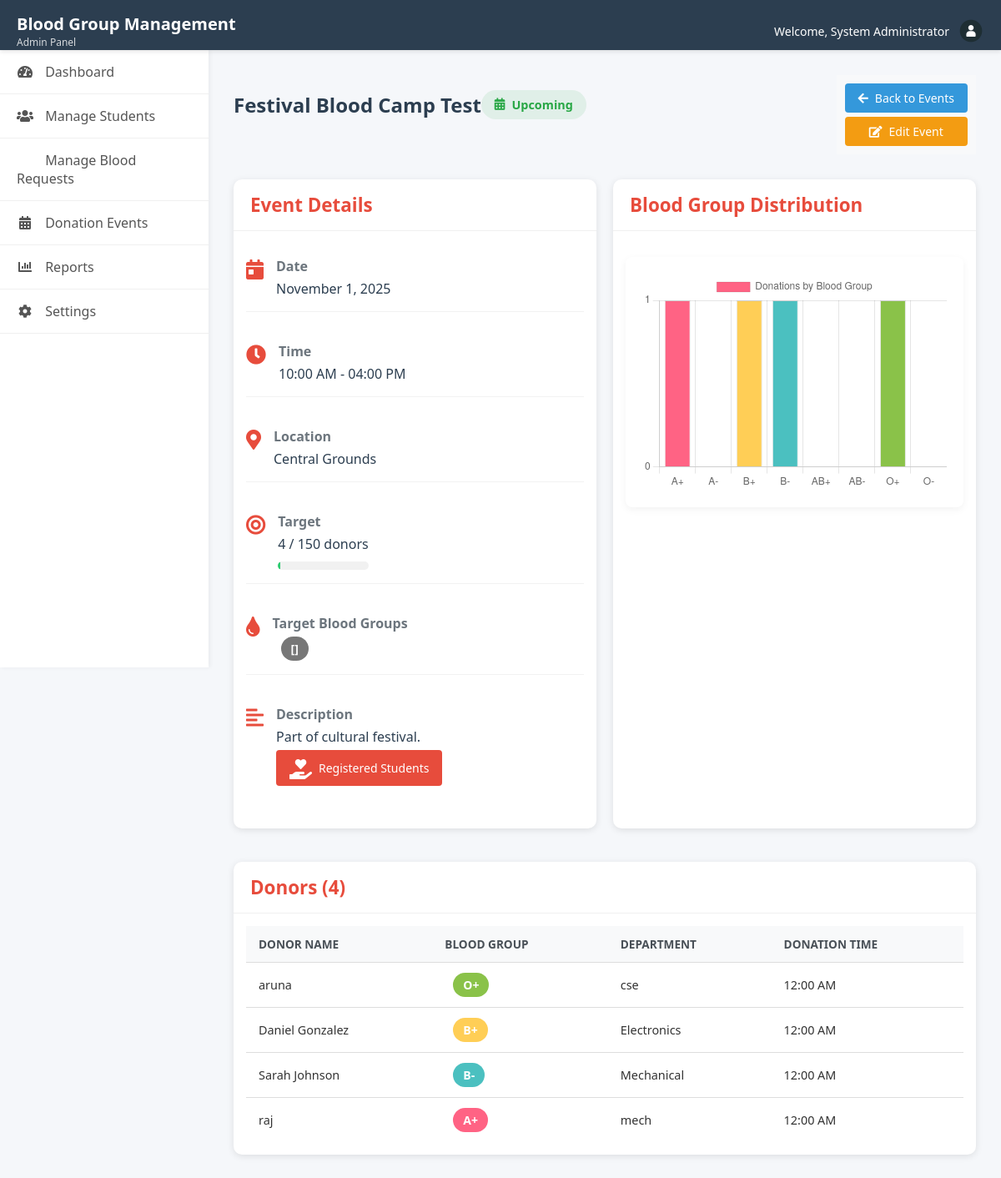
Screenshot of /admin/view_event.php?id=5 (signed in) with the database file from the repository.
### tables this page shows
CREATE TABLE `donation_events` (
  `id` int(11) NOT NULL,
  `event_name` varchar(100) NOT NULL,
  `event_date` date NOT NULL,
  `start_time` time NOT NULL,
  `end_time` time NOT NULL,
  `location` varchar(255) NOT NULL,
  `target_donors` int(11) NOT NULL,
  `target_blood_groups` varchar(100) DEFAULT NULL,
  `target_departments` varchar(255) DEFAULT NULL,
  `description` text DEFAULT NULL,
  `created_at` timestamp NOT NULL DEFAULT current_timestamp(),
  `updated_at` timestamp NOT NULL DEFAULT current_timestamp() ON UPDATE current_timestamp()
);

CREATE TABLE `donations` (
  `id` int(11) NOT NULL,
  `donor_id` int(11) NOT NULL,
  `donation_date` date NOT NULL,
  `recipient_details` text DEFAULT NULL,
  `event_name` varchar(100) DEFAULT NULL,
  `event_id` int(11) DEFAULT NULL,
  `request_id` int(11) DEFAULT NULL
);

CREATE TABLE `students` (
  `id` int(11) NOT NULL,
  `student_id` varchar(20) NOT NULL,
  `full_name` varchar(100) NOT NULL,
  `email` varchar(100) NOT NULL,
  `phone` varchar(15) NOT NULL,
  `blood_group` enum('A+','A-','B+','B-','AB+','AB-','O+','O-') NOT NULL,
  `department` varchar(50) NOT NULL,
  `year_of_study` int(11) NOT NULL,
  `last_donation_date` date DEFAULT NULL,
  `is_available` tinyint(1) DEFAULT 1,
  `password` varchar(255) NOT NULL,
  `created_at` timestamp NOT NULL DEFAULT current_timestamp()
);

### includes/admin_functions.php (called while the page is built, shortened)
<?php
function getBloodGroupColor($group) {
    $colors = [
        'A+' => '#FF6384',
        'A-' => '#36A2EB',
        'B+' => '#FFCE56',
        'B-' => '#4BC0C0',
        'AB+' => '#9966FF',
        'AB-' => '#FF9F40',
        'O+' => '#8AC249',
        'O-' => '#EA3546'
    ];
    return $colors[$group] ?? '#777';
}
?>

### admin/view_event.php (the view, shortened to what this page needs)
<?php
require_once '../includes/config.php';
$event_id = (int)$_GET['id'];
$stmt = $pdo->prepare("
    SELECT e.*, COUNT(d.id) as donation_count
    FROM donation_events e
    LEFT JOIN donations d ON e.id = d.event_id
    WHERE e.id = ?
    GROUP BY e.id
");
$stmt->execute([$event_id]);
$event = $stmt->fetch(PDO::FETCH_ASSOC);
$donors = $pdo->prepare("
    SELECT s.full_name, s.blood_group, s.department, d.donation_date
    FROM donations d
    JOIN students s ON d.donor_id = s.id
    WHERE d.event_id = ?
    ORDER BY d.donation_date DESC
");
$donors->execute([$event_id]);
$donors = $donors->fetchAll(PDO::FETCH_ASSOC);
$blood_group_stats = [];
$groups = ['A+', 'A-', 'B+', 'B-', 'AB+', 'AB-', 'O+', 'O-'];
foreach($groups as $group) {
    $stmt = $pdo->prepare("
        SELECT COUNT(*)
        FROM donations d
        JOIN students s ON d.donor_id = s.id
        WHERE d.event_id = ? AND s.blood_group = ?
    ");
    $stmt->execute([$event_id, $group]);
    $blood_group_stats[$group] = $stmt->fetchColumn();
}
?>
<!DOCTYPE html>
<html lang="en">
<head>
    <link rel="stylesheet" href="../assets/css/admin.css">
    <link rel="stylesheet" href="https://cdnjs.cloudflare.com/ajax/libs/font-awesome/6.0.0-beta3/css/all.min.css">
</head>
<body>
    <?php include '../includes/admin_header.php'; ?>
    <div class="admin-container">
        <?php include '../includes/admin_sidebar.php'; ?>
        <main class="admin-content">
            <div class="content-header">
                <div class="event-header">
                    <h1><?php echo htmlspecialchars($event['event_name']); ?></h1>
                    <span class="event-status <?php echo strtotime($event['event_date']) < time() ? 'past' : 'upcoming'; ?>">
                        <i class="fas fa-<?php echo strtotime($event['event_date']) < time() ? 'check-circle' : 'calendar-alt'; ?>"></i>
                        <?php echo strtotime($event['event_date']) < time() ? 'Completed' : 'Upcoming'; ?>
                    </span>
                </div>
                <div class="event-actions">
                    <a href="donation_events.php" class="btn btn-secondary">
                        <i class="fas fa-arrow-left"></i> Back to Events
                    </a>
                    <a href="edit_event.php?id=<?php echo $event['id']; ?>" class="btn btn-warning">
                        <i class="fas fa-edit"></i> Edit Event
                    </a>
                </div>
            </div>
            <div class="card-row">
                <div class="card">
                    <div class="card-header">
                        <h2>Event Details</h2>
                    </div>
                    <div class="card-body">
                        <div class="event-detail">
                            <i class="fas fa-calendar-day"></i>
                            <div>
                                <h3>Date</h3>
                                <p><?php echo date('F j, Y', strtotime($event['event_date'])); ?></p>
                            </div>
                        </div>
                        <div class="event-detail">
                            <i class="fas fa-clock"></i>
                            <div>
                                <h3>Time</h3>
                                <p><?php echo date('h:i A', strtotime($event['start_time'])); ?> -
                                   <?php echo date('h:i A', strtotime($event['end_time'])); ?></p>
                            </div>
                        </div>
                        <div class="event-detail">
                            <i class="fas fa-map-marker-alt"></i>
                            <div>
                                <h3>Location</h3>
                                <p><?php echo htmlspecialchars($event['location']); ?></p>
                            </div>
                        </div>
                        <div class="event-detail">
                            <i class="fas fa-bullseye"></i>
                            <div>
                                <h3>Target</h3>
                                <p><?php echo $event['donation_count']; ?> / <?php echo $event['target_donors']; ?> donors</p>
                                <div class="progress-bar">
                                    <div class="progress" style="width: <?php echo min(100, ($event['donation_count'] / $event['target_donors']) * 100); ?>%"></div>
                                </div>
                            </div>
                        </div>
                        <?php if(!empty($event['target_blood_groups'])): ?>
                        <div class="event-detail">
                            <i class="fas fa-tint"></i>
                            <div>
                                <h3>Target Blood Groups</h3>
                                <div class="blood-groups">
                                    <?php
                                    $targetGroups = explode(',', $event['target_blood_groups']);
                                    foreach($targetGroups as $group):
                                    ?>
                                        <span class="blood-group-badge" style="background-color: <?php echo getBloodGroupColor($group); ?>">
                                            <?php echo $group; ?>
                                        </span>
                                    <?php endforeach; ?>
                                </div>
                            </div>
                        </div>
                        <?php endif; ?>
                        <?php if(!empty($event['description'])): ?>
                        <div class="event-detail">
                            <i class="fas fa-align-left"></i>
                            <div>
                                <h3>Description</h3>
                                <p><?php echo nl2br(htmlspecialchars($event['description'])); ?></p>
                                <a style=" margin-top:5px; " href="/blood/admin/event_registrations.php?id=<?php echo $event['id']; ?>"  class="btn btn-primary">
                                    <i class="fas fa-hand-holding-heart" style="color: white;" ></i> Registered Students
                                </a>
                            </div>
                        </div>
                        <?php endif; ?>
                    </div>
                </div>
                <div class="card">
                    <div class="card-header">
                        <h2>Blood Group Distribution</h2>
                    </div>
                    <div class="card-body">
                        <div class="chart-container" style="height: 300px;">
                            <canvas id="bloodGroupChart"></canvas>
                        </div>
                    </div>
                </div>
            </div>
            <div class="card">
                <div class="card-header">
                    <h2>Donors (<?php echo count($donors); ?>)</h2>
                </div>
                <div class="card-body">
                    <?php if(count($donors) > 0): ?>
                        <div class="table-responsive">
                            <table class="data-table">
                                <thead>
                                    <tr>
                                        <th>Donor Name</th>
                                        <th>Blood Group</th>
                                        <th>Department</th>
                                        <th>Donation Time</th>
                                    </tr>
                                </thead>
                                <tbody>
                                    <?php foreach($donors as $donor): ?>
                                        <tr>
                                            <td><?php echo htmlspecialchars($donor['full_name']); ?></td>
                                            <td>
                                                <span class="blood-group-badge" style="background-color: <?php echo getBloodGroupColor($donor['blood_group']); ?>">
                                                    <?php echo htmlspecialchars($donor['blood_group']); ?>
                                                </span>
                                            </td>
                                            <td><?php echo htmlspecialchars($donor['department']); ?></td>
                                            <td><?php echo date('h:i A', strtotime($donor['donation_date'])); ?></td>
                                        </tr>
                                    <?php endforeach; ?>
                                </tbody>
                            </table>
                        </div>
                    <?php endif; ?>
                </div>
            </div>
        </main>
    </div>
    <script>
        // Blood Group Distribution Chart
        const ctx = document.getElementById('bloodGroupChart').getContext('2d');
        const chart = new Chart(ctx, {
            type: 'bar',
            data: {
                labels: <?php echo json_encode($groups); ?>,
                datasets: [{
                    label: 'Donations by Blood Group',
                    data: <?php echo json_encode(array_values($blood_group_stats)); ?>,
                    backgroundColor: [
                        '#FF6384', '#36A2EB', '#FFCE56', '#4BC0C0',
                        '#9966FF', '#FF9F40', '#8AC249', '#EA3546'
                    ],
                    borderWidth: 1
                }]
            },
            options: {
                responsive: true,
                maintainAspectRatio: false,
                scales: {
                    y: {
                        beginAtZero: true,
                        ticks: {
                            stepSize: 1
                        }
                    }
                }
            }
        });
    </script>
</body>
</html>

### assets/css/admin.css (style rules this page uses)
:root { --primary-color: #e74c3c; --secondary-color: #3498db; --dark-color: #2c3e50; --light-color: #ecf0f1; --success-color: #2ecc71; --danger-color: #e74c3c; --warning-color: #f39c12; --info-color: #3498db; --sidebar-width: 250px; }
* { margin: 0; padding: 0; box-sizing: border-box; font-family: 'Segoe UI', Tahoma, Geneva, Verdana, sans-serif; }
body { background-color: #f5f7fa; color: #333; }
.admin-container { display: flex; min-height: calc(100vh - 60px); }
.admin-content { flex: 1; padding: 30px; background-color: #f5f7fa; }
.content-header { display: flex; justify-content: space-between; align-items: center; margin-bottom: 30px; }
.content-header h1 { color: var(--dark-color); font-size: 24px; }
.chart-container { background: white; border-radius: 8px; box-shadow: 0 3px 10px rgba(0,0,0,0.05); padding: 20px; }
.card { background: white; border-radius: 8px; box-shadow: 0 3px 10px rgba(0,0,0,0.05); margin-bottom: 30px; }
.card-header { padding: 20px; border-bottom: 1px solid #f0f0f0; display: flex; justify-content: space-between; align-items: center; }
.card-header h2 { font-size: 18px; color: var(--dark-color); }
.card-body { padding: 20px; }
.table-responsive { overflow-x: auto; }
.blood-group-badge { display: inline-block; padding: 4px 10px; border-radius: 20px; color: white; font-size: 12px; font-weight: bold; }
.btn { display: inline-flex; align-items: center; justify-content: center; padding: 8px 16px; border-radius: 4px; font-size: 14px; font-weight: 500; cursor: pointer; transition: all 0.3s; border: none; text-decoration: none; gap: 8px; }
.btn-primary { background-color: var(--primary-color); color: white; }
.btn-secondary { background-color: var(--secondary-color); color: white; }
.btn-warning { background-color: var(--warning-color); color: white; }
.card-row { display: grid; grid-template-columns: 1fr 1fr; gap: 20px; margin-bottom: 20px; }
.event-actions { display: flex; flex-direction: column; padding: 10px; background-color: #f8f9fa; justify-content: center; gap: 5px; }
.event-detail { display: flex; gap: 15px; margin-bottom: 20px; }
.event-detail i { font-size: 24px; color: #e74c3c; margin-top: 3px; }
.event-detail h3 { margin: 0 0 5px; font-size: 16px; color: #6c757d; }
.event-detail p { margin: 0; color: #2c3e50; }
.progress-bar { height: 10px; background-color: #f1f1f1; border-radius: 5px; margin-top: 10px; overflow: hidden; }
.progress { height: 100%; background-color: #2ecc71; transition: width 0.3s; }
.blood-groups { display: flex; flex-wrap: wrap; gap: 5px; margin-top: 5px; }
.card { background: white; border-radius: 10px; box-shadow: 0 2px 8px rgba(0,0,0,0.1); overflow: hidden; margin-bottom: 20px; }
.card-header { color: white; padding: 15px 20px; }
.card-header h2 { margin: 0; font-size: 1.4rem; color: var(--primary-color) }
.card-body { padding: 15px; }
.data-table { width: 100%; border-collapse: collapse; background: white; font-size: 0.95rem; }
.data-table thead { background: var(--primary-color); color: white; }
.data-table th, .data-table td { padding: 12px 15px; border-bottom: 1px solid #ddd; text-align: left; }
.data-table th { font-weight: bold; text-transform: uppercase; font-size: 0.85rem; }
.blood-group-badge { display: inline-block; padding: 0.3rem 0.8rem; border-radius: 20px; color: white; font-weight: bold; font-size: 0.9rem; }

### assets/css/blood-requests.css (style rules this page uses)
.blood-group-badge { display: inline-block; padding: 5px 12px; border-radius: 20px; color: white; font-weight: 600; font-size: 14px; margin-left: 10px; }

### rows the page displays
donation_events: event_name "Festival Blood Camp Test", event_date "November 1, 2025", start_time "10:00 AM", end_time "04:00 PM", location "Central Grounds", target_donors "150", target_blood_groups "[]", description "Part of cultural festival."
donations: donor.full_name "aruna", donor.blood_group "O+", donor.department "cse", donation_date "12:00 AM"
donations: donor.full_name "Daniel Gonzalez", donor.blood_group "B+", donor.department "Electronics", donation_date "12:00 AM"
donations: donor.full_name "Sarah Johnson", donor.blood_group "B-", donor.department "Mechanical", donation_date "12:00 AM"
donations: donor.full_name "raj", donor.blood_group "A+", donor.department "mech", donation_date "12:00 AM"

### other values shown
$_SESSION['admin_name'] "System Administrator"
$event['donation_count'] "4"
count($donors) "4"
chart data {{ json_encode($groups) }} ["A+","A-","B+","B-","AB+","AB-","O+","O-"]
chart data {{ json_encode(array_values($blood_group_stats)) }} [1,0,1,1,0,0,1,0]
